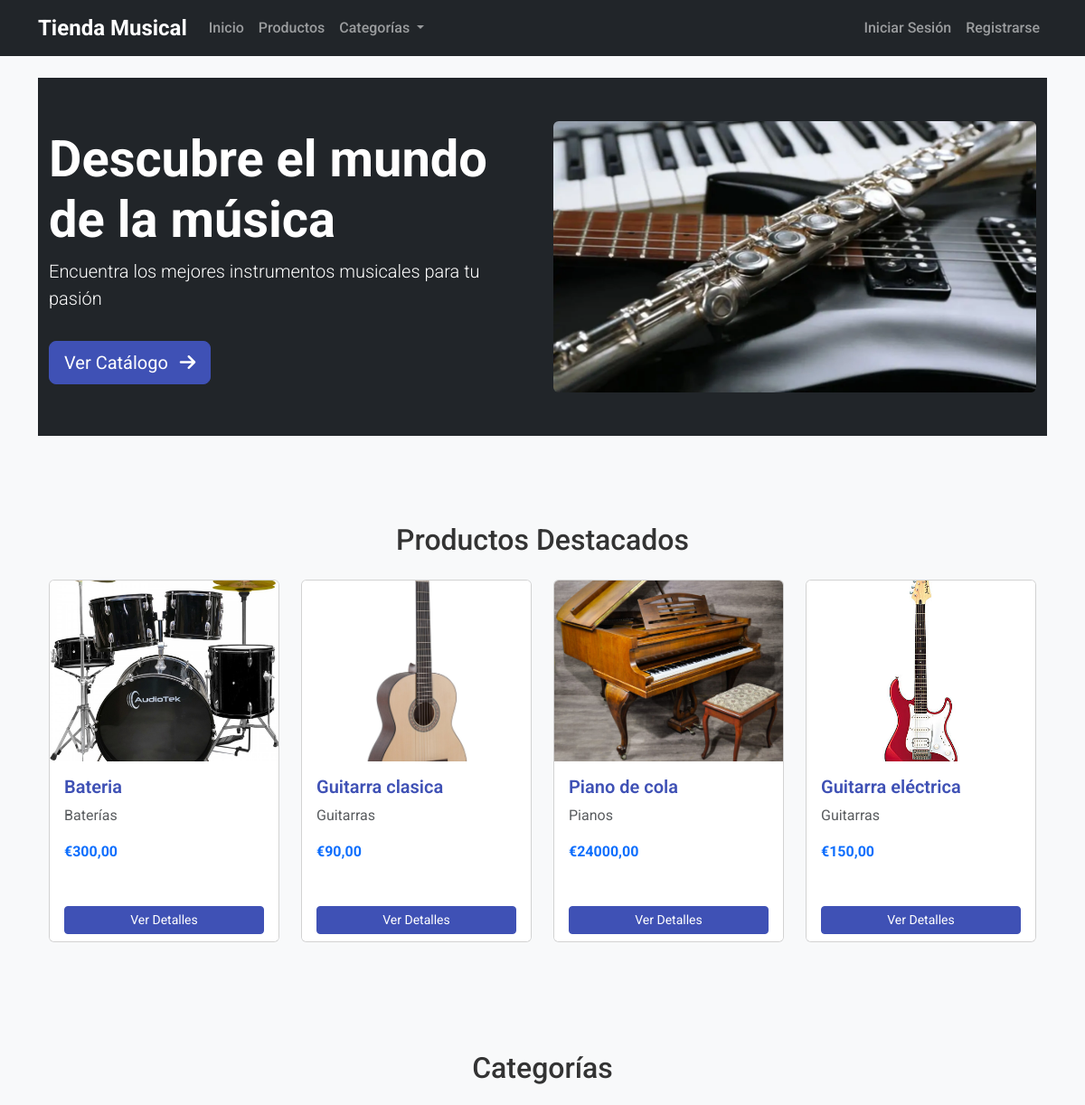
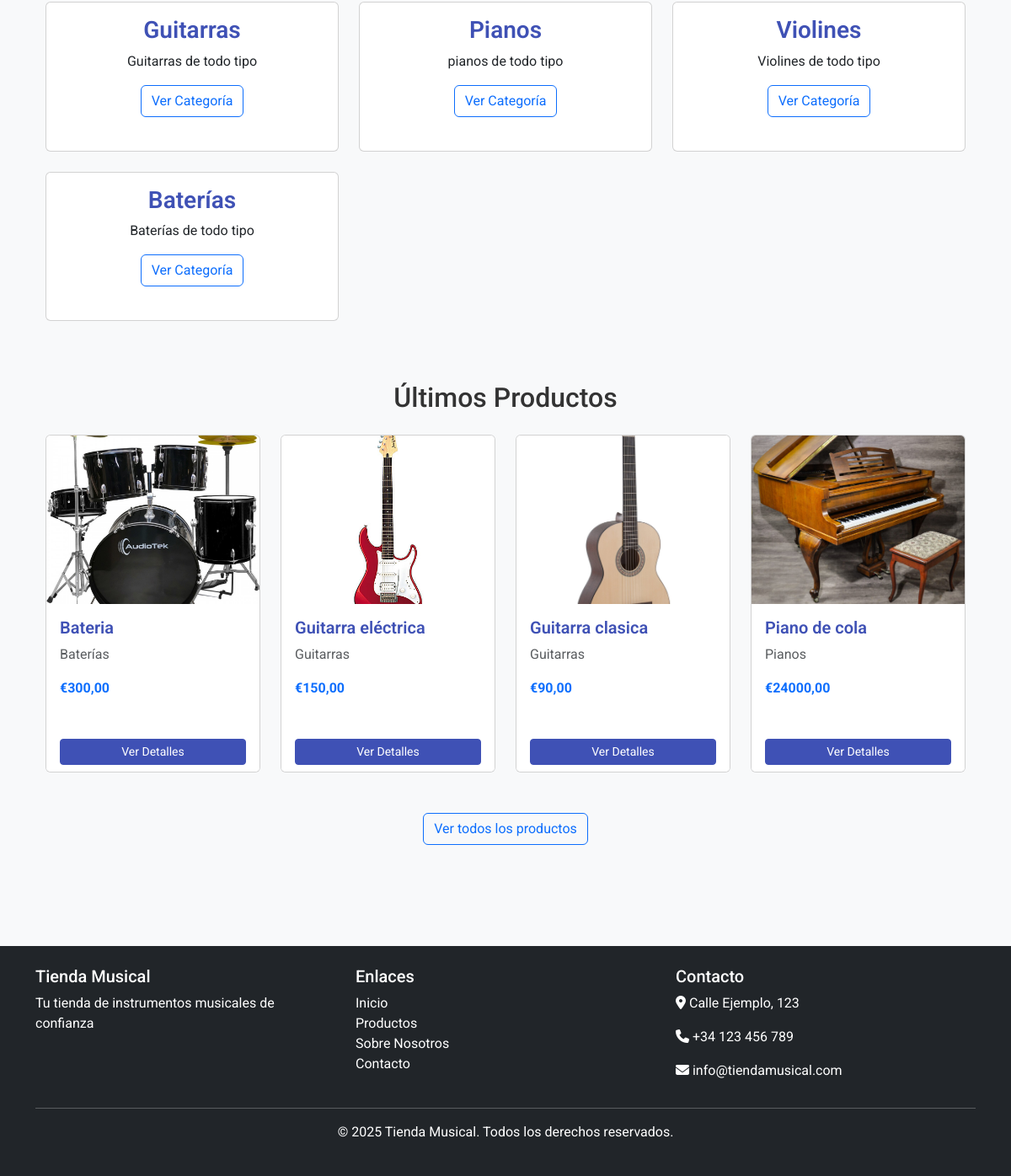
The page / on the database its author committed (2 pictures, top to bottom).
### productos/models.py (models this page shows, shortened)
class Instrumento(models.Model):
    nombre = models.CharField(max_length=200)
    slug = models.SlugField(max_length=200, unique=True, blank=True)
    categoria = models.ForeignKey(Categoria, related_name='instrumentos', on_delete=models.CASCADE)
    descripcion = models.TextField()
    precio = models.DecimalField(max_digits=10, decimal_places=2)
    stock = models.PositiveIntegerField(default=0)
    disponible = models.BooleanField(default=True)
    imagen = models.ImageField(upload_to='instrumentos/', blank=True)
    fecha_creacion = models.DateTimeField(auto_now_add=True)
    fecha_actualizacion = models.DateTimeField(auto_now=True)
    especificaciones = models.JSONField(blank=True, null=True)
    class Meta:
        verbose_name = 'Instrumento'
        verbose_name_plural = 'Instrumentos'
        ordering = ['-fecha_creacion']

class Categoria(models.Model):
    nombre = models.CharField(max_length=100)
    slug = models.SlugField(max_length=100, unique=True, blank=True)
    descripcion = models.TextField(blank=True)
    class Meta:
        verbose_name = 'Categoría'
        verbose_name_plural = 'Categorías'

### productos/views.py (the view)
# urls.py: path('', views.HomeView.as_view(), name='home'),
class HomeView(ListView):
    model = Instrumento
    template_name = 'productos/home.html'
    context_object_name = 'instrumentos'
    def get_queryset(self):
        return Instrumento.objects.filter(disponible=True).order_by('-fecha_creacion')[:8]
    def get_context_data(self, **kwargs):
        context = super().get_context_data(**kwargs)
        context['categorias'] = Categoria.objects.all()
        context['destacados'] = Instrumento.objects.filter(disponible=True).order_by('?')[:4]
        return context

### templates/productos/home.html (shortened to what this page needs)
{% extends 'base.html' %}
{% load static %}
{% block content %}
<section class="bg-dark text-white py-5 mb-5">
    <div class="container">
        <div class="row align-items-center">
            <div class="col-md-6">
                <h1 class="display-4 fw-bold">Descubre el mundo de la música</h1>
                <p class="lead">Encuentra los mejores instrumentos musicales para tu pasión</p>
                <a href="{% url 'producto_lista' %}" class="btn btn-primary btn-lg mt-3">
                    Ver Catálogo <i class="fas fa-arrow-right ms-2"></i>
                </a>
            </div>
            <div class="col-md-6 d-none d-md-block">
                <img src="{% static 'instrumentos-musicales.webp' %}" alt="Instrumentos Musicales" class="img-fluid rounded">
            </div>
        </div>
    </div>
</section>
<section class="mb-5 bg-light py-5">
    <div class="container">
        <h2 class="text-center mb-4">Productos Destacados</h2>
        <div class="row">
            {% for instrumento in destacados %}
            <div class="col-md-3 mb-4">
                <div class="card h-100">
                    {% if instrumento.imagen %}
                    <img src="{{ instrumento.imagen.url }}" class="card-img-top" alt="{{ instrumento.nombre }}">
                    {% else %}
                    <img src="https://via.placeholder.com/300x200" class="card-img-top" alt="{{ instrumento.nombre }}">
                    {% endif %}
                    <div class="card-body">
                        <h5 class="card-title">{{ instrumento.nombre }}</h5>
                        <p class="card-text text-muted">{{ instrumento.categoria.nombre }}</p>
                        <p class="card-text fw-bold text-primary">€{{ instrumento.precio }}</p>
                    </div>
                    <div class="card-footer bg-white border-top-0">
                        <a href="{% url 'instrumento_detalle' instrumento.slug %}" class="btn btn-sm btn-primary w-100">Ver Detalles</a>
                    </div>
                </div>
            </div>
            {% empty %}
            <div class="col-12 text-center">
                <p>No hay productos destacados disponibles.</p>
            </div>
            {% endfor %}
        </div>
    </div>
</section>
<section class="mb-5">
    <div class="container">
        <h2 class="text-center mb-4">Categorías</h2>
        <div class="row">
            {% for categoria in categorias %}
            <div class="col-md-4 mb-4">
                <div class="card h-100">
                    <div class="card-body text-center">
                        <h3 class="card-title">{{ categoria.nombre }}</h3>
                        <p class="card-text">{{ categoria.descripcion|truncatewords:15 }}</p>
                        <a href="{% url 'categoria_detalle' categoria.slug %}" class="btn btn-outline-primary">Ver Categoría</a>
                    </div>
                </div>
            </div>
            {% if forloop.counter|divisibleby:3 %}</div><div class="row">{% endif %}
            {% empty %}
            <div class="col-12 text-center">
                <p>No hay categorías disponibles.</p>
            </div>
            {% endfor %}
        </div>
    </div>
</section>
<section class="mb-5">
    <div class="container">
        <h2 class="text-center mb-4">Últimos Productos</h2>
        <div class="row">
            {% for instrumento in instrumentos %}
            <div class="col-md-3 mb-4">
                <div class="card h-100">
                    {% if instrumento.imagen %}
                    <img src="{{ instrumento.imagen.url }}" class="card-img-top" alt="{{ instrumento.nombre }}">
                    {% else %}
                    <img src="https://via.placeholder.com/300x200" class="card-img-top" alt="{{ instrumento.nombre }}">
                    {% endif %}
                    <div class="card-body">
                        <h5 class="card-title">{{ instrumento.nombre }}</h5>
                        <p class="card-text text-muted">{{ instrumento.categoria.nombre }}</p>
                        <p class="card-text fw-bold text-primary">€{{ instrumento.precio }}</p>
                    </div>
                    <div class="card-footer bg-white border-top-0">
                        <a href="{% url 'instrumento_detalle' instrumento.slug %}" class="btn btn-sm btn-primary w-100">Ver Detalles</a>
                    </div>
                </div>
            </div>
            {% empty %}
            <div class="col-12 text-center">
                <p>No hay productos disponibles.</p>
            </div>
            {% endfor %}
        </div>
        <div class="text-center mt-4">
            <a href="{% url 'producto_lista' %}" class="btn btn-outline-primary">Ver todos los productos</a>
        </div>
    </div>
</section>
{% endblock %}

### templates/base.html (shortened to what this page needs)
{% load static %}
<!DOCTYPE html>
<html lang="es">
<head>
    <link href="https://cdn.jsdelivr.net/npm/bootstrap@5.3.0/dist/css/bootstrap.min.css" rel="stylesheet">
    <link rel="stylesheet" href="https://cdnjs.cloudflare.com/ajax/libs/font-awesome/6.4.0/css/all.min.css">
    <link rel="stylesheet" href="{% static 'css/style.css' %}">
</head>
<body>
    <nav class="navbar navbar-expand-lg navbar-dark bg-dark">
        <div class="container">
            <a class="navbar-brand" href="{% url 'home' %}">Tienda Musical</a>
            <div class="collapse navbar-collapse" id="navbarNav">
                <ul class="navbar-nav me-auto">
                    <li class="nav-item">
                        <a class="nav-link" href="{% url 'home' %}">Inicio</a>
                    </li>
                    <li class="nav-item">
                        <a class="nav-link" href="{% url 'producto_lista' %}">Productos</a>
                    </li>
                    <li class="nav-item dropdown">
                        <a class="nav-link dropdown-toggle" href="#" role="button" data-bs-toggle="dropdown">
                            Categorías
                        </a>
                    </li>
                </ul>
                <ul class="navbar-nav ms-auto">
                    {% if user.is_authenticated %}
                    <li class="nav-item dropdown">
                        <a class="nav-link dropdown-toggle" href="#" role="button" data-bs-toggle="dropdown">
                            {{ user.username }}
                        </a>
                        <ul class="dropdown-menu dropdown-menu-end">
                            <li><a class="dropdown-item" href="{% url 'perfil' %}">Mi Perfil</a></li>
                            <li><hr class="dropdown-divider"></li>
                            <li><a class="dropdown-item" href="{% url 'logout' %}">Cerrar Sesión</a></li>
                        </ul>
                    </li>
                    {% else %}
                    <li class="nav-item">
                        <a class="nav-link" href="{% url 'login' %}">Iniciar Sesión</a>
                    </li>
                    <li class="nav-item">
                        <a class="nav-link" href="{% url 'registro' %}">Registrarse</a>
                    </li>
                    {% endif %}
                </ul>
            </div>
        </div>
    </nav>
    <main class="container py-4">
        {% block content %}{% endblock %}
    </main>
    <footer class="bg-dark text-white py-4 mt-5">
        <div class="container">
            <div class="row">
                <div class="col-md-4">
                    <h5>Tienda Musical</h5>
                    <p>Tu tienda de instrumentos musicales de confianza</p>
                </div>
                <div class="col-md-4">
                    <h5>Enlaces</h5>
                    <ul class="list-unstyled">
                        <li><a href="{% url 'home' %}" class="text-white">Inicio</a></li>
                        <li><a href="{% url 'producto_lista' %}" class="text-white">Productos</a></li>
                        <li><a href="#" class="text-white">Sobre Nosotros</a></li>
                        <li><a href="#" class="text-white">Contacto</a></li>
                    </ul>
                </div>
                <div class="col-md-4">
                    <h5>Contacto</h5>
                    <address>
                        <p><i class="fas fa-map-marker-alt"></i> Calle Ejemplo, 123</p>
                        <p><i class="fas fa-phone"></i> +34 123 456 789</p>
                        <p><i class="fas fa-envelope"></i> info@tiendamusical.com</p>
                    </address>
                </div>
            </div>
            <hr>
            <div class="text-center">
                <p>&copy; {% now "Y" %} Tienda Musical. Todos los derechos reservados.</p>
            </div>
        </div>
    </footer>
</body>
</html>

### static/css/style.css (style rules this page uses)
:root { --primary-color: #3f51b5; --secondary-color: #ff4081; --accent-color: #ffc107; --text-color: #333; --light-bg: #f8f9fa; --dark-bg: #343a40; }
body { font-family: 'Roboto', sans-serif; color: var(--text-color); background-color: var(--light-bg); }
.navbar-brand { font-weight: 700; font-size: 1.5rem; }
.navbar-nav .nav-link { font-weight: 500; transition: color 0.3s ease; }
.btn-primary { background-color: var(--primary-color); border-color: var(--primary-color); }
.card { transition: transform 0.3s ease, box-shadow 0.3s ease; margin-bottom: 1.5rem; }
.card-title { font-weight: 600; color: var(--primary-color); }
.card-img-top { height: 200px; object-fit: cover; }
footer { background-color: var(--dark-bg); color: white; padding: 40px 0 20px; }
footer a { color: rgba(255, 255, 255, 0.8); text-decoration: none; }

### rows shown on the page
Instrumento: imagen (picture), nombre "Bateria", categoria.nombre "Baterías", precio "300,00"
Instrumento: imagen (picture), nombre "Guitarra clasica", categoria.nombre "Guitarras", precio "90,00"
Instrumento: imagen (picture), nombre "Piano de cola", categoria.nombre "Pianos", precio "24000,00"
Instrumento: imagen (picture), nombre "Guitarra eléctrica", categoria.nombre "Guitarras", precio "150,00"
Categoria: nombre "Guitarras", descripcion "Guitarras de todo tipo"
Categoria: nombre "Pianos", descripcion "pianos de todo tipo"
Categoria: nombre "Violines", descripcion "Violines de todo tipo"
Categoria: nombre "Baterías", descripcion "Baterías de todo tipo"
